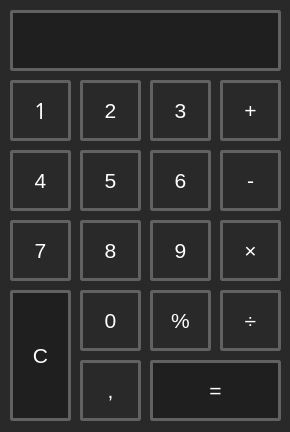
<?xml version="1.0" encoding="UTF-8"?>
<ui version="4.0">
 <class>Dialog</class>
 <widget class="QDialog" name="Dialog">
  <property name="geometry">
   <rect>
    <x>0</x>
    <y>0</y>
    <width>290</width>
    <height>432</height>
   </rect>
  </property>
  <property name="minimumSize">
   <size>
    <width>290</width>
    <height>432</height>
   </size>
  </property>
  <property name="maximumSize">
   <size>
    <width>290</width>
    <height>432</height>
   </size>
  </property>
  <property name="windowTitle">
   <string>PyCalc</string>
  </property>
  <property name="windowIcon">
   <iconset>
    <normaloff>../../../Downloads/exe.ico</normaloff>../../../Downloads/exe.ico</iconset>
  </property>
  <property name="styleSheet">
   <string notr="true">background: #292929;</string>
  </property>
  <widget class="QPushButton" name="pushButton">
   <property name="geometry">
    <rect>
     <x>10</x>
     <y>80</y>
     <width>61</width>
     <height>61</height>
    </rect>
   </property>
   <property name="font">
    <font>
     <family>Montserrat</family>
     <pointsize>16</pointsize>
    </font>
   </property>
   <property name="styleSheet">
    <string notr="true">border: 3px solid #616161;
border-radius: 3px;
color: #fff;</string>
   </property>
   <property name="text">
    <string>1</string>
   </property>
  </widget>
  <widget class="QLabel" name="label">
   <property name="geometry">
    <rect>
     <x>10</x>
     <y>10</y>
     <width>271</width>
     <height>61</height>
    </rect>
   </property>
   <property name="font">
    <font>
     <family>Montserrat</family>
     <pointsize>24</pointsize>
    </font>
   </property>
   <property name="styleSheet">
    <string notr="true">border: 3px solid #616161;
color: #e6e6e6;
border-radius: 3px;
background: #1f1f1f;

</string>
   </property>
   <property name="text">
    <string/>
   </property>
   <property name="alignment">
    <set>Qt::AlignRight|Qt::AlignTrailing|Qt::AlignVCenter</set>
   </property>
  </widget>
  <widget class="QPushButton" name="pushButton_2">
   <property name="geometry">
    <rect>
     <x>80</x>
     <y>80</y>
     <width>61</width>
     <height>61</height>
    </rect>
   </property>
   <property name="font">
    <font>
     <pointsize>16</pointsize>
    </font>
   </property>
   <property name="styleSheet">
    <string notr="true">border: 3px solid #616161;
border-radius: 3px;
color: #fff;</string>
   </property>
   <property name="text">
    <string>2</string>
   </property>
  </widget>
  <widget class="QPushButton" name="pushButton_3">
   <property name="geometry">
    <rect>
     <x>150</x>
     <y>80</y>
     <width>61</width>
     <height>61</height>
    </rect>
   </property>
   <property name="font">
    <font>
     <pointsize>16</pointsize>
    </font>
   </property>
   <property name="styleSheet">
    <string notr="true">border: 3px solid #616161;
border-radius: 3px;
color: #fff;</string>
   </property>
   <property name="text">
    <string>3</string>
   </property>
  </widget>
  <widget class="QPushButton" name="pushButton_4">
   <property name="geometry">
    <rect>
     <x>220</x>
     <y>80</y>
     <width>61</width>
     <height>61</height>
    </rect>
   </property>
   <property name="font">
    <font>
     <pointsize>16</pointsize>
    </font>
   </property>
   <property name="styleSheet">
    <string notr="true">border: 3px solid #616161;
border-radius: 3px;
color: #fff;</string>
   </property>
   <property name="text">
    <string>+</string>
   </property>
  </widget>
  <widget class="QPushButton" name="pushButton_5">
   <property name="geometry">
    <rect>
     <x>10</x>
     <y>150</y>
     <width>61</width>
     <height>61</height>
    </rect>
   </property>
   <property name="font">
    <font>
     <pointsize>16</pointsize>
    </font>
   </property>
   <property name="styleSheet">
    <string notr="true">border: 3px solid #616161;
border-radius: 3px;
color: #fff;</string>
   </property>
   <property name="text">
    <string>4</string>
   </property>
  </widget>
  <widget class="QPushButton" name="pushButton_6">
   <property name="geometry">
    <rect>
     <x>80</x>
     <y>150</y>
     <width>61</width>
     <height>61</height>
    </rect>
   </property>
   <property name="font">
    <font>
     <pointsize>16</pointsize>
    </font>
   </property>
   <property name="styleSheet">
    <string notr="true">border: 3px solid #616161;
border-radius: 3px;
color: #fff;</string>
   </property>
   <property name="text">
    <string>5</string>
   </property>
  </widget>
  <widget class="QPushButton" name="pushButton_7">
   <property name="geometry">
    <rect>
     <x>150</x>
     <y>150</y>
     <width>61</width>
     <height>61</height>
    </rect>
   </property>
   <property name="font">
    <font>
     <pointsize>16</pointsize>
    </font>
   </property>
   <property name="styleSheet">
    <string notr="true">border: 3px solid #616161;
border-radius: 3px;
color: #fff;</string>
   </property>
   <property name="text">
    <string>6</string>
   </property>
  </widget>
  <widget class="QPushButton" name="pushButton_8">
   <property name="geometry">
    <rect>
     <x>220</x>
     <y>150</y>
     <width>61</width>
     <height>61</height>
    </rect>
   </property>
   <property name="font">
    <font>
     <pointsize>16</pointsize>
    </font>
   </property>
   <property name="styleSheet">
    <string notr="true">border: 3px solid #616161;
border-radius: 3px;
color: #fff;</string>
   </property>
   <property name="text">
    <string>-</string>
   </property>
  </widget>
  <widget class="QPushButton" name="pushButton_9">
   <property name="geometry">
    <rect>
     <x>10</x>
     <y>220</y>
     <width>61</width>
     <height>61</height>
    </rect>
   </property>
   <property name="font">
    <font>
     <pointsize>16</pointsize>
    </font>
   </property>
   <property name="styleSheet">
    <string notr="true">border: 3px solid #616161;
border-radius: 3px;
color: #fff;</string>
   </property>
   <property name="text">
    <string>7</string>
   </property>
  </widget>
  <widget class="QPushButton" name="pushButton_10">
   <property name="geometry">
    <rect>
     <x>80</x>
     <y>220</y>
     <width>61</width>
     <height>61</height>
    </rect>
   </property>
   <property name="font">
    <font>
     <pointsize>16</pointsize>
    </font>
   </property>
   <property name="styleSheet">
    <string notr="true">border: 3px solid #616161;
border-radius: 3px;
color: #fff;</string>
   </property>
   <property name="text">
    <string>8</string>
   </property>
  </widget>
  <widget class="QPushButton" name="pushButton_11">
   <property name="geometry">
    <rect>
     <x>150</x>
     <y>220</y>
     <width>61</width>
     <height>61</height>
    </rect>
   </property>
   <property name="font">
    <font>
     <pointsize>16</pointsize>
    </font>
   </property>
   <property name="styleSheet">
    <string notr="true">border: 3px solid #616161;
border-radius: 3px;
color: #fff;</string>
   </property>
   <property name="text">
    <string>9</string>
   </property>
  </widget>
  <widget class="QPushButton" name="pushButton_12">
   <property name="geometry">
    <rect>
     <x>220</x>
     <y>220</y>
     <width>61</width>
     <height>61</height>
    </rect>
   </property>
   <property name="font">
    <font>
     <pointsize>16</pointsize>
    </font>
   </property>
   <property name="styleSheet">
    <string notr="true">border: 3px solid #616161;
border-radius: 3px;
color: #fff;</string>
   </property>
   <property name="text">
    <string>×</string>
   </property>
  </widget>
  <widget class="QPushButton" name="pushButton_14">
   <property name="geometry">
    <rect>
     <x>80</x>
     <y>290</y>
     <width>61</width>
     <height>61</height>
    </rect>
   </property>
   <property name="font">
    <font>
     <pointsize>16</pointsize>
    </font>
   </property>
   <property name="styleSheet">
    <string notr="true">border: 3px solid #616161;
border-radius: 3px;
color: #fff;</string>
   </property>
   <property name="text">
    <string>0</string>
   </property>
  </widget>
  <widget class="QPushButton" name="pushButton_15">
   <property name="geometry">
    <rect>
     <x>150</x>
     <y>290</y>
     <width>61</width>
     <height>61</height>
    </rect>
   </property>
   <property name="font">
    <font>
     <pointsize>16</pointsize>
    </font>
   </property>
   <property name="styleSheet">
    <string notr="true">border: 3px solid #616161;
border-radius: 3px;
color: #fff;</string>
   </property>
   <property name="text">
    <string>%</string>
   </property>
  </widget>
  <widget class="QPushButton" name="pushButton_16">
   <property name="geometry">
    <rect>
     <x>220</x>
     <y>290</y>
     <width>61</width>
     <height>61</height>
    </rect>
   </property>
   <property name="font">
    <font>
     <pointsize>16</pointsize>
    </font>
   </property>
   <property name="styleSheet">
    <string notr="true">border: 3px solid #616161;
border-radius: 3px;
color: #fff;</string>
   </property>
   <property name="text">
    <string>÷</string>
   </property>
  </widget>
  <widget class="QPushButton" name="pushButton_18">
   <property name="geometry">
    <rect>
     <x>150</x>
     <y>360</y>
     <width>131</width>
     <height>61</height>
    </rect>
   </property>
   <property name="font">
    <font>
     <pointsize>16</pointsize>
    </font>
   </property>
   <property name="styleSheet">
    <string notr="true">border: 3px solid #616161;
background: #1f1f1f;
border-radius: 3px;
color: #fff;</string>
   </property>
   <property name="text">
    <string>=</string>
   </property>
  </widget>
  <widget class="QPushButton" name="pushButton_20">
   <property name="geometry">
    <rect>
     <x>10</x>
     <y>290</y>
     <width>61</width>
     <height>131</height>
    </rect>
   </property>
   <property name="font">
    <font>
     <pointsize>16</pointsize>
    </font>
   </property>
   <property name="styleSheet">
    <string notr="true">border: 3px solid #616161;
border-radius: 3px;
color: #fff;
background: #1f1f1f;</string>
   </property>
   <property name="text">
    <string>C</string>
   </property>
  </widget>
  <widget class="QPushButton" name="pushButton_21">
   <property name="geometry">
    <rect>
     <x>80</x>
     <y>360</y>
     <width>61</width>
     <height>61</height>
    </rect>
   </property>
   <property name="font">
    <font>
     <pointsize>16</pointsize>
    </font>
   </property>
   <property name="styleSheet">
    <string notr="true">border: 3px solid #616161;
border-radius: 3px;
color: #fff;</string>
   </property>
   <property name="text">
    <string>,</string>
   </property>
  </widget>
 </widget>
 <resources/>
 <connections/>
</ui>
